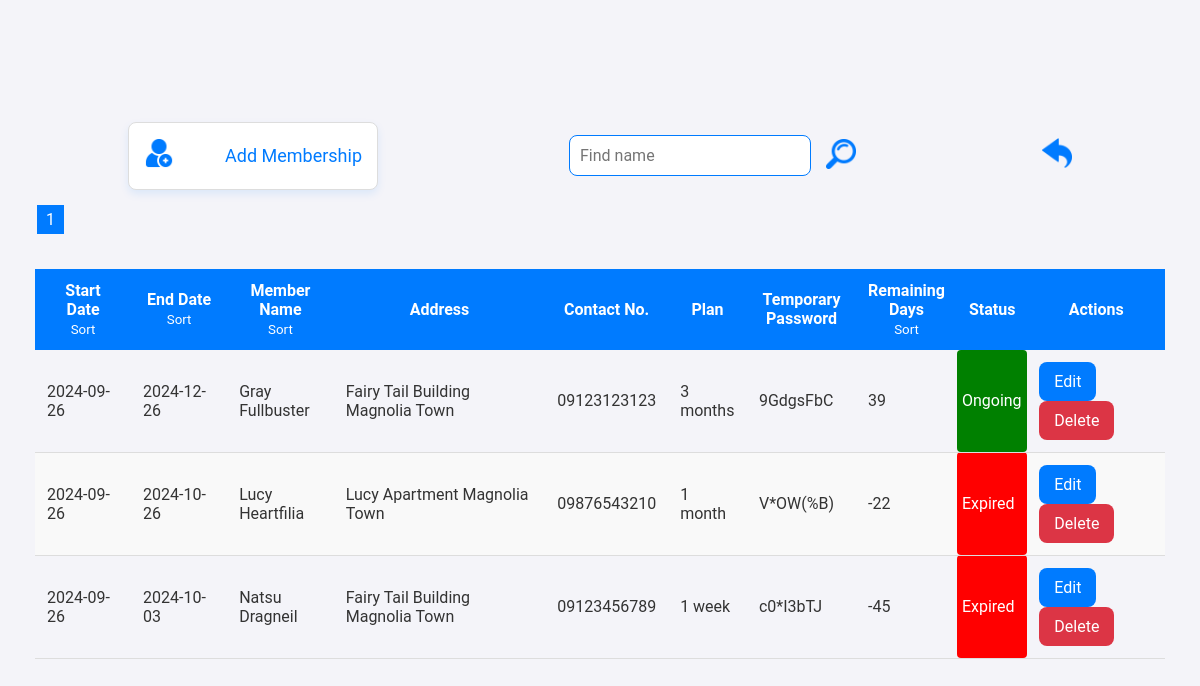
/src/admin/member/members.php (signed in), run on the app's committed database.
### tables this page shows
CREATE TABLE `members` (
  `id` int(11) NOT NULL,
  `member_name` varchar(100) NOT NULL,
  `address` varchar(100) NOT NULL,
  `contact` varchar(100) NOT NULL,
  `plan` varchar(50) NOT NULL,
  `temp_password` varchar(100) NOT NULL,
  `start_date` date DEFAULT NULL,
  `end_date` date DEFAULT NULL,
  `last_viewed_announcement` datetime DEFAULT NULL
);

### src/admin/member/members.php (the view, shortened to what this page needs)
<?php
include '../../../config/database.php';
$search = isset($_GET['search']) ? $conn->real_escape_string($_GET['search']) : '';
$sort_by = isset($_GET['sort_by']) ? $_GET['sort_by'] : 'id';
$sort_order = isset($_GET['sort_order']) ? $_GET['sort_order'] : 'DESC';
$sort_order = strtoupper($sort_order);
$limit = 10;
$page = isset($_GET['page']) ? (int)$_GET['page'] : 1;
$offset = ($page - 1) * $limit;
$total_sql = "SELECT COUNT(*) FROM members WHERE member_name LIKE '%$search%'";
$total_result = $conn->query($total_sql);
$total_members = $total_result->fetch_row()[0];
$total_pages = ceil($total_members / $limit);
$sql = "SELECT *,
        DATEDIFF(end_date, CURDATE()) AS remaining_days
        FROM members
        WHERE member_name LIKE '%$search%'
        ORDER BY $sort_by $sort_order
        LIMIT $limit OFFSET $offset
        ";
$result = $conn->query($sql);
?>
<!DOCTYPE html>
<html lang="en">
<head>
    <link rel="stylesheet" href="../../../asset/style.css">
</head>
<body>
    <div class="container">
        <div class="row1">
            <div class="card">
                <a href="addMembers.php" class="card-link">
                    <span class="card-icon">
                    <img src="../../../asset/icon/add-user.png" alt="Add Member" class="icon">
                    </span>
                    Add Membership
                </a>
            </div>
            <form method="GET" action="" class="search">
                <input
                    type="text"
                    name="search"
                    placeholder="Find name"
                    value="<?php echo htmlspecialchars($search); ?>"
                    autocomplete="off"
                />
                <button type="submit">
                    <img src="../../../asset/icon/search.png" alt="Search" class="icon">
                </button>
            </form>
            <a  href="../homepage.php" class="card-link">
                <span class="card-icon">
                <img src="../../../asset/icon/back.png" alt="Back" class="icon">
                </span>
            </a>
        </div>
            <div class="pagination">
                <?php for ($i = 1; $i <= $total_pages; $i++): ?>
                    <a href="?page=<?php echo $i; ?>&sort_by=<?php echo $sort_by; ?>&sort_order=<?php echo $sort_order; ?>&search=<?php echo htmlspecialchars($search); ?>"<?php if ($i == $page) echo ' class="active"'; ?>><?php echo $i; ?></a>
                <?php endfor; ?>
            </div>
            <table class="ten-cols">
                <thead>
                    <tr>
                        <th>Start Date<br/>
                            <button class="sort-btn">
                                <a href="?sort_by=start_date&sort_order=<?php echo ($sort_by == 'start_date' && $sort_order == 'ASC') ? 'DESC' : 'ASC'; ?>">Sort</a>
                            </button>
                        </th>
                        <th>End Date<br/>
                            <button class="sort-btn">
                                <a href="?sort_by=end_date&sort_order=<?php echo ($sort_by == 'end_date' && $sort_order == 'ASC') ? 'DESC' : 'ASC'; ?>">Sort</a>
                            </button>
                        </th>
                        <th>Member Name<br/>
                            <button class="sort-btn">
                                <a href="?sort_by=member_name&sort_order=<?php echo ($sort_by == 'member_name' && $sort_order == 'ASC') ? 'DESC' : 'ASC'; ?>">Sort</a>
                            </button>
                        </th>
                        <th>Address</th>
                        <th>Contact No.</th>
                        <th>Plan</th>
                        <th>Temporary Password</th>
                        <th>Remaining Days<br/>
                            <button class="sort-btn">
                                <a href="?sort_by=remaining_days&sort_order=<?php echo ($sort_by == 'remaining_days' && $sort_order == 'ASC') ? 'DESC' : 'ASC'; ?>">Sort</a>
                            </button>
                        </th>
                        <th>Status</th>
                        <th>Actions</th>
                    </tr>
                </thead>
                <tbody>
                    <?php while ($row = $result->fetch_assoc()): ?>
                        <?php
                            if ($row['remaining_days'] > 0) {
                                $status = "Ongoing";
                                $status_class = "status-ongoing";
                            } else {
                                $status = "Expired";
                                $status_class = "status-expired";
                            }
                        ?>
                        <tr>
                            <td><?php echo htmlspecialchars($row['start_date']); ?></td>
                            <td><?php echo htmlspecialchars($row['end_date']); ?></td>
                            <td><?php echo htmlspecialchars($row['member_name']); ?></td>
                            <td><?php echo htmlspecialchars($row['address']); ?></td>
                            <td><?php echo htmlspecialchars($row['contact']); ?></td>
                            <td><?php echo htmlspecialchars($row['plan']); ?></td>
                            <td><?php echo htmlspecialchars($row['temp_password']); ?></td>
                            <td><?php echo htmlspecialchars($row['remaining_days']); ?></td>
                            <td class="<?php echo $status_class; ?>"><?php echo $status; ?></td>
                            <td>
                                <button class="blue-button"><a href="editMember.php?id=<?php echo $row['id']; ?>">Edit</a></button>
                                <button class="red-button" onclick="openModal('<?php echo $row['member_name']; ?>', '<?php echo $row['id']; ?>')">Delete</button>
                            </td>
                        </tr>
                    <?php endwhile; ?>
                </tbody>
            </table>
    </div>
</body>
</html>

### asset/style.css (style rules this page uses)
* { margin: 0; padding: 0; box-sizing: border-box; font-family: "Roboto", sans-serif; }
body { background-color: #f4f4f9; color: #333333; display: flex; justify-content: center; align-items: center; min-height: 100vh; }
a { text-decoration: none; color: #ffffff; }
.status-ongoing { background-color: #008000; color: #ffffff; padding: 5px; border-radius: 4px; }
.status-expired { background-color: #ff0000; color: #ffffff; padding: 5px; border-radius: 4px; }
.pagination a { padding: 4px 8px; text-decoration: none; color: #007bff; margin: 0 2px; border: 1px solid #dddddd; }
.pagination a.active { background-color: #007bff; color: #ffffff; border: 1px solid #007bff; }
input[type="text"], input[type="email"], input[type="password"], input[type="number"] { width: 100%; padding: 10px; margin: 5px; border: 1px solid #007bff; border-radius: 8px; font-size: 16px; background-color: #ffffff; box-sizing: border-box; transition: border-color 0.3s ease, background-color 0.3s ease, box-shadow 0.3s ease; }
.blue-button { padding: 10px 15px; border: none; border-radius: 8px; font-size: 16px; color: #ffffff; background-color: #007bff; cursor: pointer; transition: background-color 0.3s ease, box-shadow 0.3s ease; }
.red-button { padding: 10px 15px; border: none; border-radius: 8px; font-size: 16px; color: #ffffff; background-color: #dc3545; cursor: pointer; transition: background-color 0.3s ease, box-shadow 0.3s ease; }
.icon { width: 30px; height: auto; transition: transform 0.3s ease; }
.card { display: inline-block; width: 250px; padding: 15px; border: 1px solid #dddddd; border-radius: 8px; box-shadow: 0 4px 8px rgba(0, 123, 255, 0.1); transition: box-shadow 0.3s ease; background-color: #ffffff; }
.card-link { text-decoration: none; font-size: 18px; display: flex; justify-content: space-between; align-items: center; color: #007bff; position: relative; }
.card-icon { font-size: 24px; transition: transform 0.3s ease; }
.container { display: flex; flex-direction: column; gap: 20px; padding: 5px; width: 95%; }
.row1 { display: flex; justify-content: space-around; align-items: center; }
.search { display: flex; gap: 10px; }
button { background: none; border: none; padding: 0; margin: 0; }
table { width: 100%; border-collapse: collapse; margin: 20px 0; font-size: 16px; }
thead th { background-color: #007bff; color: #ffffff; padding: 12px; text-align: center; }
tbody tr { border-bottom: 1px solid #dddddd; }
tbody tr:nth-child(even) { background-color: #f9f9f9; }
tbody td { padding: 12px; }
.ten-cols thead th:nth-child(1) { width: 10%; }
.ten-cols thead th:nth-child(2) { width: 10%; }
.ten-cols thead th:nth-child(3) { width: 10%; }
.ten-cols thead th:nth-child(4) { width: 24%; }
.ten-cols thead th:nth-child(5) { width: 10%; }
.ten-cols thead th:nth-child(6) { width: 7%; }
.ten-cols thead th:nth-child(7) { width: 10%; }
.ten-cols thead th:nth-child(8) { width: 2%; }
.ten-cols thead th:nth-child(9) { width: 3%; }
.ten-cols thead th:nth-child(10) { width: 14%; }

### data on the page
members: start_date "2024-09-26", end_date "2024-12-26", member_name "Gray Fullbuster", address "Fairy Tail Building Magnolia Town", contact "09123123123", plan "3 months", temp_password "9GdgsFbC", remaining_days "39", status "Ongoing"
members: start_date "2024-09-26", end_date "2024-10-26", member_name "Lucy Heartfilia", address "Lucy Apartment Magnolia Town", contact "09876543210", plan "1 month", temp_password "V*OW(%B)", remaining_days "-22", status "Expired"
members: start_date "2024-09-26", end_date "2024-10-03", member_name "Natsu Dragneil", address "Fairy Tail Building Magnolia Town", contact "09123456789", plan "1 week", temp_password "c0*I3bTJ", remaining_days "-45", status "Expired"
